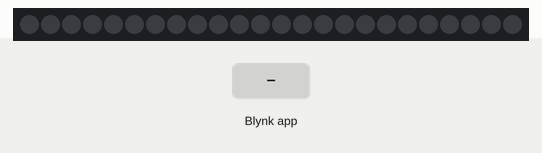
Simulated run of this sketch. Board: ESP8266 (Wemos D1 mini). Shown: 24 RGB LEDs in strip order, left to right. The test bench sets the inputs (shaded band). Dim RGB values are drawn brighter than linear; WiFi joins after 1.5 s; servers stay silent unless stated.

Above: at 3.0 s.
3.1 s: Blynk app writes 1 to V0
At 3.4 s:
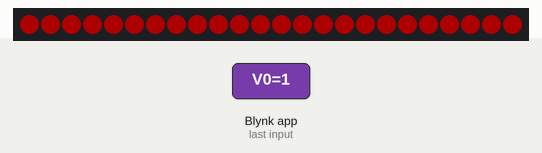
4.6 s: Blynk app writes 1 to V1
At 5.7 s:
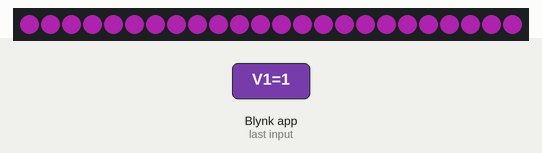
6.1 s: Blynk app writes 1 to V2
At 6.9 s:
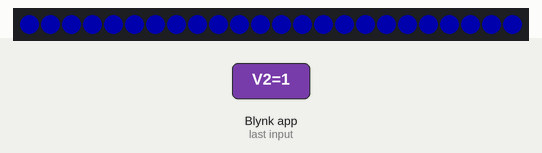
7.6 s: Blynk app writes 1 to V3
At 8.0 s:
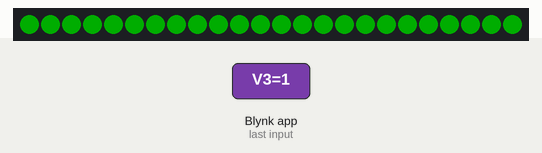
9.1 s: Blynk app writes 1 to V4
At 10.3 s:
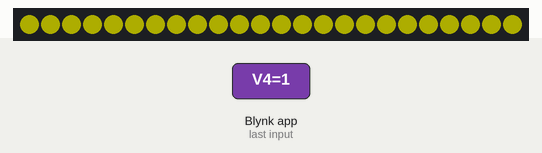
10.6 s: Blynk app writes 1 to V5
At 11.5 s:
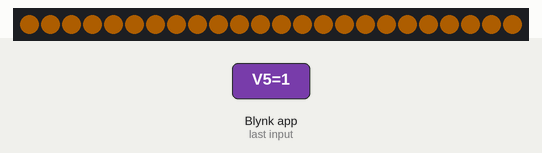
Timing chart, 0 to 13.1 s (numbered marks = the images above; inputs shaded):
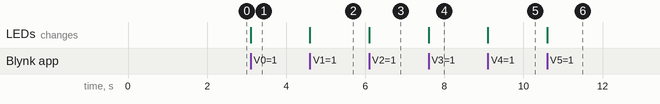

The sketch:

RGB_TEST_Button_v4.ino
```cpp
#define BLYNK_TEMPLATE_ID "TMPLGGD1XheI"
#define BLYNK_DEVICE_NAME "RGB Button"

#define BLYNK_FIRMWARE_VERSION        "0.1.0"

#define BLYNK_PRINT Serial
#define USE_NODE_MCU_BOARD

#include "BlynkEdgent.h"

#include <Adafruit_NeoPixel.h>
//--------------------------------------------------------------------------
bool RGB_Flag = false;
int red_val   = 0;
int green_val = 0;
int blue_val  = 0;
//--------------------------------------------------------------------------
const int neo = D2; // ESP8266 pin connected to Neopixel's data pin
const int numLEDs = 24; // replace with the number of your LEDs
Adafruit_NeoPixel pixels(numLEDs, neo, NEO_GRB + NEO_KHZ800);

//==========================================================================
BLYNK_CONNECTED()
{
  Blynk.syncVirtual(V0);
  Blynk.syncVirtual(V1);
  Blynk.syncVirtual(V2);
  Blynk.syncVirtual(V3);
  Blynk.syncVirtual(V4);
  Blynk.syncVirtual(V5);
  Blynk.syncVirtual(V6);
  Blynk.syncVirtual(V7);
  Blynk.syncVirtual(V8);
  Blynk.syncVirtual(V9);
}
//--------------------------------------------------------------------------
BLYNK_WRITE(V0)//Red - button press
{
  if(param.asInt()==1){
    pixels.fill(pixels.Color(255, 0, 0));
    pixels.show();
  }
}

BLYNK_WRITE(V1)//Pink - button press
{
  if(param.asInt()==1){
    pixels.fill(pixels.Color(255, 51, 255));
    pixels.show();
  }
}

BLYNK_WRITE(V2)//Blue - button press
{
  if(param.asInt()==1){
    pixels.fill(pixels.Color(0, 0, 255));
    pixels.show();
  }
}


BLYNK_WRITE(V3)//Green - button press
{
  if(param.asInt()==1){
    pixels.fill(pixels.Color(0, 255, 0));
    pixels.show();
  }
}

BLYNK_WRITE(V4)//Yellow - button press
{
  if(param.asInt()==1){
    pixels.fill(pixels.Color(255, 255, 0));
    pixels.show();
  }
}

BLYNK_WRITE(V5)//Orange - button press
{
  if(param.asInt()==1){
    pixels.fill(pixels.Color(255, 140, 0));
    pixels.show();
  }
}
//--------------------------------------------------------------------------
BLYNK_WRITE(V6)//rgb control - R
{
  red_val = param.asInt();
  RGB_Flag = true;
}

BLYNK_WRITE(V7)//rgb control - G
{
  green_val = param.asInt();
  RGB_Flag = true;
}

BLYNK_WRITE(V8)//rgb control - B
{
  blue_val = param.asInt();
  RGB_Flag = true;
}
//--------------------------------------------------------------------------
BLYNK_WRITE(V9)//On/Off button
{
  if(param.asInt()==1){
    pixels.clear();
    pixels.show();
  }
}
//==========================================================================

void setup()
{
  pixels.begin();
  pixels.setBrightness(50);
  pixels.show(); // Initialize all pixels to 'off'

  BlynkEdgent.begin();
}

void loop() {
  if(RGB_Flag){
    for(int i=0;i<numLEDs;i++){
      // pixels.Color takes RGB values, from 0,0,0 up to 255,255,255
      pixels.setPixelColor(i, pixels.Color(red_val,green_val,blue_val)); // Moderately bright green color.
      delay(10);
    }
    pixels.show();
    RGB_Flag = false;
  }

  BlynkEdgent.run();

}
```

Measured:
- after the input at 3.1 s, the LEDs: change at once (image 1)
- after the input at 4.6 s, the LEDs: change at once (image 2)
- after the input at 6.1 s, the LEDs: change at once (image 3)
- after the input at 7.6 s, the LEDs: change at once (image 4)
- after the input at 9.1 s, the LEDs: change at once (image 5)
- after the input at 10.6 s, the LEDs: change at once (image 6)
